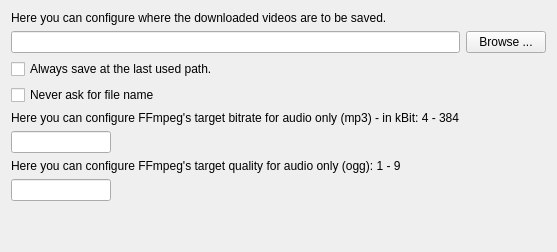
              <widget class="QWidget" name="tabWidgetPage1">
               <attribute name="title">
                <string>Target Path</string>
               </attribute>
               <layout class="QGridLayout" name="gridLayout_11">
                <item row="5" column="0">
                 <widget class="QCheckBox" name="settingsSaveLastPath">
                  <property name="text">
                   <string>Always save at the last used path.</string>
                  </property>
                 </widget>
                </item>
                <item row="4" column="0">
                 <widget class="QLineEdit" name="settingsSavedPath">
                  <property name="toolTip">
                   <string/>
                  </property>
                 </widget>
                </item>
                <item row="3" column="0">
                 <widget class="QLabel" name="label_7">
                  <property name="text">
                   <string>Here you can configure where the downloaded videos are to be saved.</string>
                  </property>
                 </widget>
                </item>
                <item row="4" column="1">
                 <widget class="QPushButton" name="settingsBrowseTargetPath">
                  <property name="text">
                   <string>Browse ...</string>
                  </property>
                 </widget>
                </item>
                <item row="6" column="0">
                 <widget class="QCheckBox" name="settingsNeverAskForPath">
                  <property name="text">
                   <string>Never ask for file name</string>
                  </property>
                 </widget>
                </item>
                <item row="7" column="0">
                 <widget class="QLabel" name="label_audio_bitrate">
                  <property name="text">
                   <string>Here you can configure FFmpeg's target bitrate for audio only (mp3) - in kBit: 4 - 384</string>
                  </property>
                 </widget>
                </item>
                <item row="8" column="0">
                 <widget class="QLineEdit" name="settingsAudioBitrate">
                  <property name="maximumSize">
                   <size>
                    <width>100</width>
                    <height>16777215</height>
                   </size>
                  </property>
                 </widget>
                </item>
                <item row="9" column="0">
                 <widget class="QLabel" name="label_audio_quality">
                  <property name="text">
                   <string>Here you can configure FFmpeg's target quality for audio only (ogg): 1 - 9</string>
                  </property>
                 </widget>
                </item>
                <item row="10" column="0">
                 <widget class="QLineEdit" name="settingsAudioQuality">
                  <property name="maximumSize">
                   <size>
                    <width>100</width>
                    <height>16777215</height>
                   </size>
                  </property>
                 </widget>
                </item>
                <item row="11" column="0">
                 <spacer name="verticalSpacer_5">
                  <property name="orientation">
                   <enum>Qt::Vertical</enum>
                  </property>
                  <property name="sizeHint" stdset="0">
                   <size>
                    <width>20</width>
                    <height>40</height>
                   </size>
                  </property>
                 </spacer>
                </item>
               </layout>
              </widget>
